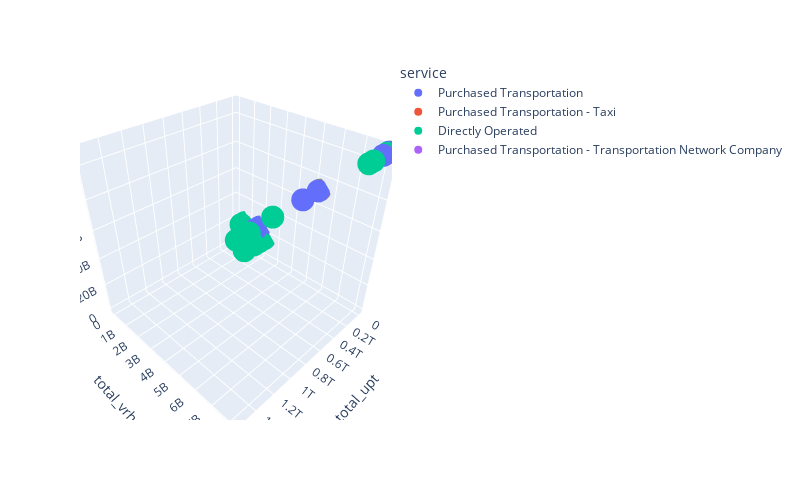

Notebook source saved alongside this figure:
### Markdown cell above
# Are there ways to get more interactive/easy-to-read visualizations?
If it takes significant time, break this one out

Might have to break this out. What other visuals would make sense for hierarchal clustering?
- dendrogram (1 for fixed and non-fixed guideway modes)
- loss curve?
-

### Code cell
import plotly.express as px

# @title Plot three features in 3D by entering their names and running this cell

x_axis_data = "total_upt"
y_axis_data = "total_vrh"
z_axis_data = "total_vrm"

px.scatter_3d(
    group_id_mode_service,
    x=x_axis_data,
    y=y_axis_data,
    z=z_axis_data,
    color="service",
    width=800,
    height=500,
).show()

### Figure 1 — Plotly figure (JSON) as saved in the notebook; plotly's stock layout.template omitted (floating-point values rounded to 4 significant figures; data arrays with more than 128 entries replaced by an {"elided": "..."} marker saying what was removed)
{"data": [{"hovertemplate": "service=Purchased Transportation<br>total_upt=%{x}<br>total_vrh=%{y}<br>total_vrm=%{z}<extra></extra>", "legendgroup": "Purchased Transportation", "marker": {"color": "#636efa", "symbol": "circle"}, "mode": "markers", "name": "Purchased Transportation", "scene": "scene", "showlegend": true, "type": "scatter3d", "x": {"elided": "366 int values"}, "y": {"elided": "366 int values"}, "z": {"elided": "366 int values"}}, {"hovertemplate": "service=Purchased Transportation - Taxi<br>total_upt=%{x}<br>total_vrh=%{y}<br>total_vrm=%{z}<extra></extra>", "legendgroup": "Purchased Transportation - Taxi", "marker": {"color": "#EF553B", "symbol": "circle"}, "mode": "markers", "name": "Purchased Transportation - Taxi", "scene": "scene", "showlegend": true, "type": "scatter3d", "x": [147817224, 58192, 1904640, 27098750, 411156, 717174, 4958253, 104820000, 219511425, 5964273, 67324608, 39916800, 7668179827, 110322, 108621, 0, 2917215, 0, 0, 227797276, 154040000, 49833792, 0], "y": [94625091, 4168, 734720, 1548500, 113265, 234171, 1111887, 204789375, 119129045, 973242, 48373416, 109828440, 5289295506, 443097, 507195, 2566912, 1554525, 407295350, 692402095, 1792323176, 362752000, 276443064, 1668945920], "z": [1621257309, 69344, 6266816, 22505000, 978237, 2354346, 9754938, 2569836875, 1233721265, 12396861, 651860784, 1772002656, 71673582013, 6558678, 6975153, 44940544, 20391156, 6055374136, 9476800851, 23606568888, 4780299000, 3345014016, 20795939840]}, {"hovertemplate": "service=Directly Operated<br>total_upt=%{x}<br>total_vrh=%{y}<br>total_vrm=%{z}<extra></extra>", "legendgroup": "Directly Operated", "marker": {"color": "#00cc96", "symbol": "circle"}, "mode": "markers", "name": "Directly Operated", "scene": "scene", "showlegend": true, "type": "scatter3d", "x": {"elided": "206 int values"}, "y": {"elided": "206 int values"}, "z": {"elided": "206 int values"}}, {"hovertemplate": "service=Purchased Transportation - Transportation Network Company<br>total_upt=%{x}<br>total_vrh=%{y}<br>total_vrm=%{z}<extra></extra>", "legendgroup": "Purchased Transportation - Transportation Network Company", "marker": {"color": "#ab63fa", "symbol": "circle"}, "mode": "markers", "name": "Purchased Transportation - Transportation Network Company", "scene": "scene", "showlegend": true, "type": "scatter3d", "x": [10070000, 2430, 26150000, 165964323, 16065024], "y": [1548500, 44631, 104370875, 692402095, 28244352], "z": [22505000, 1003698, 986259500, 9476800851, 372972864]}], "layout": {"height": 500, "legend": {"title": {"text": "service"}, "tracegroupgap": 0}, "margin": {"t": 60}, "scene": {"aspectmode": "auto", "aspectratio": {"x": 1, "y": 1, "z": 1}, "domain": {"x": [0, 1], "y": [0, 1]}, "xaxis": {"title": {"text": "total_upt"}, "type": "linear"}, "yaxis": {"title": {"text": "total_vrh"}, "type": "linear"}, "zaxis": {"title": {"text": "total_vrm"}, "type": "linear"}}, "width": 800}}
